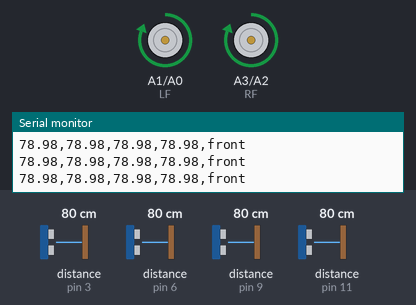
Simulated run of this sketch. Board: Arduino Uno, built with avr-gcc and run on an emulated ATmega328P. Parts: motor-driver pin pairs drawn as motors (green arrow = first pin HIGH = forward, orange = second pin HIGH = backward, longer = more drive), the last lines printed to the serial monitor. Wiring (inferred from the names in the program): 4 × ultrasonic range finder: trigger pin 2, echo pin 3 / trigger pin 7, echo pin 6 / trigger pin 8, echo pin 9 / trigger pin 12, echo pin 11. Inputs (shaded band) come from the test bench; at power-on: distance to the obstacle (sensors on pin 3, pin 6, pin 9, pin 11) 80 cm. The echo pulse lasts 58.3 µs per cm.

Above: at 1.2 s.
1.3 s: distance to the obstacle (sensor on pin 3) set to 23 cm
4.3 s: distance to the obstacle (sensor on pin 3) set to 18 cm
At 5.0 s:
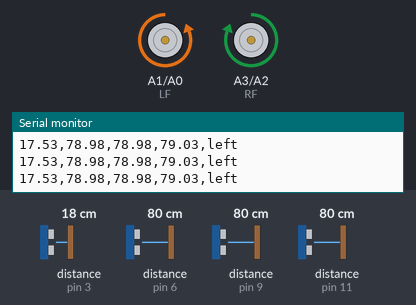
5.8 s: distance to the obstacle (sensor on pin 6) set to 23 cm
7.3 s: distance to the obstacle (sensor on pin 6) set to 18 cm
At 8.4 s:
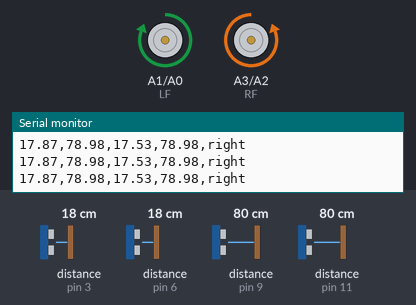
8.8 s: distance to the obstacle (sensor on pin 9) set to 28 cm
11.8 s: distance to the obstacle (sensor on pin 9) set to 24 cm
At 12.6 s:
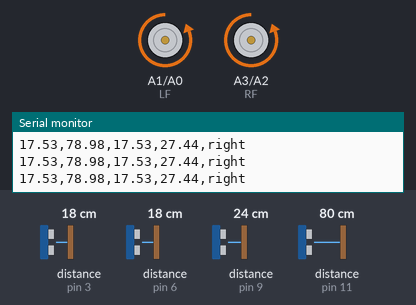
Timing chart, 0 to 15.8 s (numbered marks = the images above; inputs shaded):
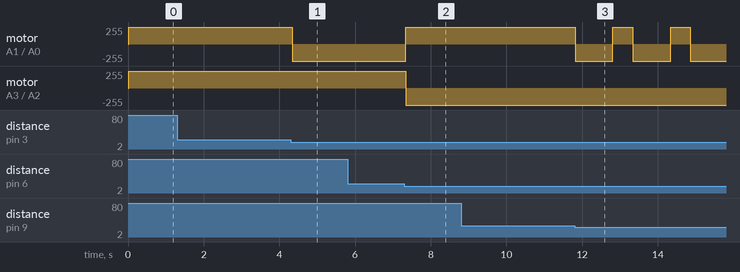

Measured:
- the behaviour switches between 21 and 20 cm on distance to the obstacle (sensor on pin 3) (found by bisection; images 0 and 1)
- the behaviour switches between 21 and 20 cm on distance to the obstacle (sensor on pin 6) (found by bisection; images 1 and 2)
- the behaviour switches between 26 and 25 cm on distance to the obstacle (sensor on pin 9) (found by bisection; images 2 and 3)
- after the input at 4.3 s, motor on A1 (LF) / A0 (LB): forward 255/255 → backward 255/255 at once
- after the input at 7.3 s, motor on A1 (LF) / A0 (LB): backward 255/255 → forward 255/255 at once; motor on A3 (RF) / A2 (RB): forward 255/255 → backward 255/255 at once
- after the input at 11.8 s, motor on A1 (LF) / A0 (LB): alternates forward 255/255 for 0.52 s and backward 255/255 for 1.0 s, starting at once

The sketch:

arduino_control.ino
```cpp
int trig_front = 2;
int echo_front = 3;
int trig_back = 12;
int echo_back = 11;
int trig_left = 7;
int echo_left = 6;
int trig_right = 8;
int echo_right = 9;

int LF = A1;
int LB = A0;
int RF = A3;
int RB = A2;

float time;
float dist;
float dist_front;
float dist_back;
float dist_left;
float dist_right;
float dist_min = 20.00;
String command = "";

void setup()
{
  Serial.begin(9600);
  pinMode(trig_front, OUTPUT);
  pinMode(echo_front, INPUT);
  pinMode(trig_back, OUTPUT);
  pinMode(echo_back, INPUT);
  pinMode(trig_left, OUTPUT);
  pinMode(echo_left, INPUT);
  pinMode(trig_right, OUTPUT);
  pinMode(echo_right, INPUT);
  pinMode(LF, OUTPUT);
  pinMode(LB, OUTPUT);
  pinMode(RF, OUTPUT);
  pinMode(RB, OUTPUT);
  Serial.print("Front");
  Serial.print(",");
  Serial.print("Back");
  Serial.print(",");
  Serial.print("Left");
  Serial.print(",");
  Serial.print("Right");
  Serial.print(",");
  Serial.println("Command");
}

void loop()
{
  dist_front = dist_calc(trig_front, echo_front);
  dist_back = dist_calc(trig_back, echo_back);
  dist_left = dist_calc(trig_left, echo_left);
  dist_right = dist_calc(trig_right, echo_right);

  algorithm();
  print_csv();
  //print_serial();
  delay(10);
}

float dist_calc(int trig, int echo)
{
  digitalWrite(trig,LOW);
  delayMicroseconds(2);
  digitalWrite(trig,HIGH);
  delayMicroseconds(10);
  digitalWrite(trig,LOW);
  time = pulseIn(echo,HIGH);
  dist = (0.034*time)/2.0;
  return dist;
}

void move_front()
{
  digitalWrite(LF, HIGH);
  digitalWrite(LB, LOW);
  digitalWrite(RF, HIGH);
  digitalWrite(RB, LOW);
}

void move_back()
{
  digitalWrite(LF, LOW);
  digitalWrite(LB, HIGH);
  digitalWrite(RF, LOW);
  digitalWrite(RB, HIGH);
}

void move_left()
{
  digitalWrite(LF, LOW);
  digitalWrite(LB, HIGH);
  digitalWrite(RF, HIGH);
  digitalWrite(RB, LOW);
}

void move_right()
{
  digitalWrite(LF, HIGH);
  digitalWrite(LB, LOW);
  digitalWrite(RF, LOW);
  digitalWrite(RB, HIGH);
}

void stop()
{
  digitalWrite(LF, LOW);
  digitalWrite(LB, LOW);
  digitalWrite(RF, LOW);
  digitalWrite(RB, LOW);
}

void algorithm()
{
  if((dist_front > dist_min) && (dist_left > dist_min-5) && (dist_right > dist_min-5))
  {
    move_front();
    command = "front";
  }

  else if((dist_left < (dist_min + 5)) && (dist_right < (dist_min + 5)) && (dist_back > dist_min))
  {
    move_back();
    command = "back";
    delay(1000);

    if(dist_left > dist_right)
    {
      move_left();
      command = "left";
    }
    else
    {
      move_right();
      command = "right";
    }

    delay(500);
  }

  else if(dist_left > dist_min)
  {
    move_left();
    command = "left";
  }
  else if(dist_right > dist_min)
  {
    move_right();
    command = "right";
  }

  else if(dist_back > dist_min)
  {
    move_back();
    command = "back";
  }


  else{
    stop();
    command = "stop";
  }
}

void print_csv()
{
  Serial.print(dist_front);
  Serial.print(",");
  Serial.print(dist_back);
  Serial.print(",");
  Serial.print(dist_left);
  Serial.print(",");
  Serial.print(dist_right);
  Serial.print(",");
  Serial.println(command);
}

void print_serial()
{
  Serial.print("Front: ");
  Serial.println(dist_front);
  Serial.print("Back: ");
  Serial.println(dist_back);
  Serial.print("Left: ");
  Serial.println(dist_left);
  Serial.print("Right: ");
  Serial.println(dist_right);
  Serial.print("Command: ");
  Serial.println(command);
  Serial.println("***********");
}
```
